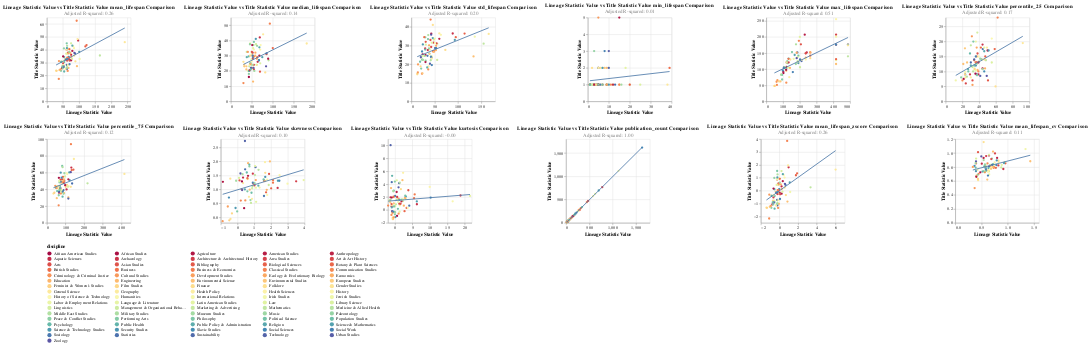

The cell this chart's notebook holds for it:
### Code cell
subset_merged_correlation_chart, subset_merged_correlation_df = create_correlation_chart(updated_stats, combined_subset_merged_discipline_stats, 'lineage_statistic_value', 'title_statistic_value', 'discipline')
subset_merged_correlation_chart
